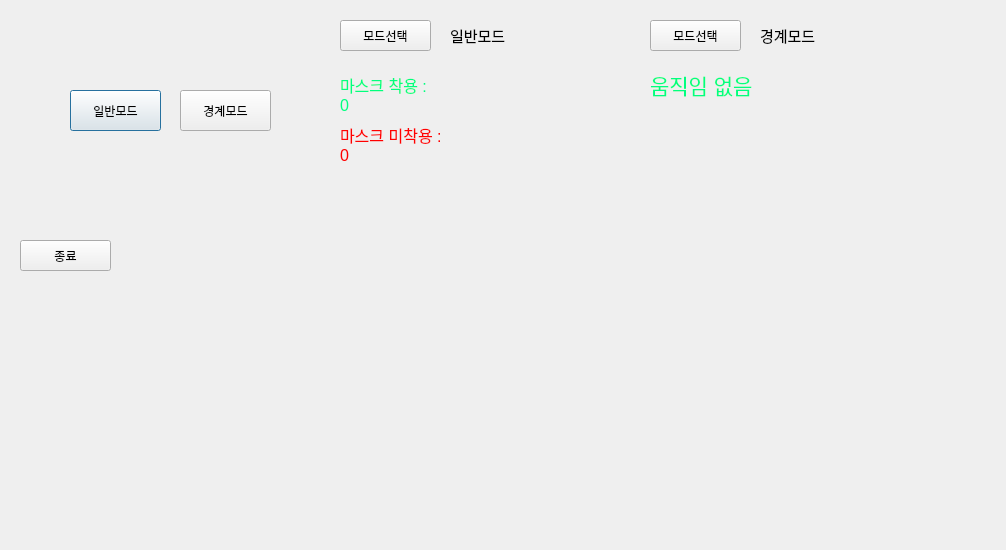
<?xml version="1.0" encoding="UTF-8"?>
<ui version="4.0">
 <class>Dialog</class>
 <widget class="QDialog" name="Dialog">
  <property name="geometry">
   <rect>
    <x>0</x>
    <y>0</y>
    <width>1006</width>
    <height>550</height>
   </rect>
  </property>
  <property name="windowTitle">
   <string>Dialog</string>
  </property>
  <property name="autoFillBackground">
   <bool>false</bool>
  </property>
  <widget class="QWidget" name="mode_Select_Widget" native="true">
   <property name="geometry">
    <rect>
     <x>20</x>
     <y>10</y>
     <width>301</width>
     <height>221</height>
    </rect>
   </property>
   <widget class="QPushButton" name="normal_Mode_Button">
    <property name="geometry">
     <rect>
      <x>50</x>
      <y>80</y>
      <width>91</width>
      <height>41</height>
     </rect>
    </property>
    <property name="text">
     <string>일반모드</string>
    </property>
   </widget>
   <widget class="QPushButton" name="guard_Mode_Button">
    <property name="geometry">
     <rect>
      <x>160</x>
      <y>80</y>
      <width>91</width>
      <height>41</height>
     </rect>
    </property>
    <property name="text">
     <string>경계모드</string>
    </property>
   </widget>
  </widget>
  <widget class="QWidget" name="normal_Mode_Widget" native="true">
   <property name="geometry">
    <rect>
     <x>330</x>
     <y>10</y>
     <width>301</width>
     <height>221</height>
    </rect>
   </property>
   <widget class="QPushButton" name="mode_Select_Button">
    <property name="geometry">
     <rect>
      <x>10</x>
      <y>10</y>
      <width>91</width>
      <height>31</height>
     </rect>
    </property>
    <property name="text">
     <string>모드선택</string>
    </property>
   </widget>
   <widget class="QLabel" name="normalModeLabel">
    <property name="geometry">
     <rect>
      <x>120</x>
      <y>10</y>
      <width>81</width>
      <height>31</height>
     </rect>
    </property>
    <property name="text">
     <string>&lt;html&gt;&lt;head/&gt;&lt;body&gt;&lt;p&gt;&lt;span style=&quot; font-size:11pt; font-family:'Malgun Gothic';&quot;&gt;일반모드&lt;/span&gt;&lt;/p&gt;&lt;/body&gt;&lt;/html&gt;</string>
    </property>
   </widget>
   <widget class="QLabel" name="Label_2">
    <property name="geometry">
     <rect>
      <x>10</x>
      <y>60</y>
      <width>141</width>
      <height>31</height>
     </rect>
    </property>
    <property name="text">
     <string>&lt;html&gt;&lt;head/&gt;&lt;body&gt;&lt;p&gt;&lt;span style=&quot; font-family:'Malgun Gothic'; font-size:12pt; color:#00ff7f;&quot;&gt;마스크 착용 :&lt;/span&gt;&lt;/p&gt;&lt;/body&gt;&lt;/html&gt;</string>
    </property>
    <property name="textFormat">
     <enum>Qt::AutoText</enum>
    </property>
   </widget>
   <widget class="QLabel" name="Label_3">
    <property name="geometry">
     <rect>
      <x>10</x>
      <y>110</y>
      <width>181</width>
      <height>31</height>
     </rect>
    </property>
    <property name="text">
     <string>&lt;html&gt;&lt;head/&gt;&lt;body&gt;&lt;p&gt;&lt;span style=&quot; font-family:'Malgun Gothic'; font-size:12pt; color:#ff0000;&quot;&gt;마스크 미착용 :&lt;/span&gt;&lt;/p&gt;&lt;/body&gt;&lt;/html&gt;</string>
    </property>
    <property name="textFormat">
     <enum>Qt::AutoText</enum>
    </property>
   </widget>
   <widget class="QLabel" name="maskWearersLabel">
    <property name="geometry">
     <rect>
      <x>10</x>
      <y>80</y>
      <width>191</width>
      <height>31</height>
     </rect>
    </property>
    <property name="text">
     <string>&lt;html&gt;&lt;head/&gt;&lt;body&gt;&lt;p&gt;&lt;span style=&quot; font-family:'Malgun Gothic'; font-size:12pt; color:#00ff7f;&quot;&gt;0&lt;/span&gt;&lt;/p&gt;&lt;/body&gt;&lt;/html&gt;</string>
    </property>
    <property name="textFormat">
     <enum>Qt::AutoText</enum>
    </property>
   </widget>
   <widget class="QLabel" name="maskNotWearersLabel">
    <property name="geometry">
     <rect>
      <x>10</x>
      <y>130</y>
      <width>191</width>
      <height>31</height>
     </rect>
    </property>
    <property name="text">
     <string>&lt;html&gt;&lt;head/&gt;&lt;body&gt;&lt;p&gt;&lt;span style=&quot; font-family:'Malgun Gothic'; font-size:12pt; color:#ff0000;&quot;&gt;0&lt;/span&gt;&lt;/p&gt;&lt;/body&gt;&lt;/html&gt;</string>
    </property>
    <property name="textFormat">
     <enum>Qt::AutoText</enum>
    </property>
   </widget>
  </widget>
  <widget class="QWidget" name="guard_Mode_Widget" native="true">
   <property name="geometry">
    <rect>
     <x>640</x>
     <y>10</y>
     <width>301</width>
     <height>221</height>
    </rect>
   </property>
   <widget class="QPushButton" name="mode_Select_Button_2">
    <property name="geometry">
     <rect>
      <x>10</x>
      <y>10</y>
      <width>91</width>
      <height>31</height>
     </rect>
    </property>
    <property name="text">
     <string>모드선택</string>
    </property>
   </widget>
   <widget class="QLabel" name="guardModeLabel">
    <property name="geometry">
     <rect>
      <x>120</x>
      <y>10</y>
      <width>91</width>
      <height>31</height>
     </rect>
    </property>
    <property name="text">
     <string>&lt;html&gt;&lt;head/&gt;&lt;body&gt;&lt;p&gt;&lt;span style=&quot; font-size:11pt; font-family:'Malgun Gothic';&quot;&gt;경계모드&lt;/span&gt;&lt;/p&gt;&lt;/body&gt;&lt;/html&gt;</string>
    </property>
   </widget>
   <widget class="QLabel" name="movementLabel">
    <property name="geometry">
     <rect>
      <x>10</x>
      <y>50</y>
      <width>171</width>
      <height>51</height>
     </rect>
    </property>
    <property name="text">
     <string>&lt;html&gt;&lt;head/&gt;&lt;body&gt;&lt;p&gt;&lt;span style=&quot; font-family:'Malgun Gothic'; font-size:16pt; color:#00ff7f;&quot;&gt;움직임 없음&lt;/span&gt;&lt;/p&gt;&lt;/body&gt;&lt;/html&gt;</string>
    </property>
    <property name="textFormat">
     <enum>Qt::AutoText</enum>
    </property>
   </widget>
  </widget>
  <widget class="QPushButton" name="endButton">
   <property name="geometry">
    <rect>
     <x>20</x>
     <y>240</y>
     <width>91</width>
     <height>31</height>
    </rect>
   </property>
   <property name="text">
    <string>종료</string>
   </property>
  </widget>
 </widget>
 <resources/>
 <connections/>
</ui>
